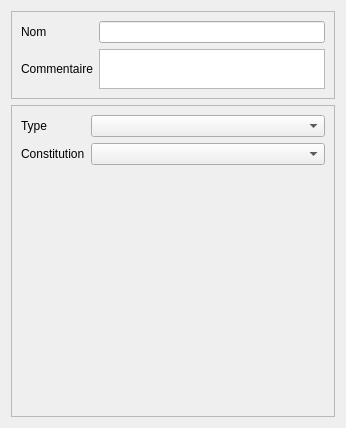
<?xml version="1.0" encoding="UTF-8"?>
<ui version="4.0">
 <class>Form</class>
 <widget class="QWidget" name="Form">
  <property name="geometry">
   <rect>
    <x>0</x>
    <y>0</y>
    <width>346</width>
    <height>428</height>
   </rect>
  </property>
  <property name="windowTitle">
   <string>Form</string>
  </property>
  <layout class="QVBoxLayout" name="verticalLayout" stretch="0,1">
   <item>
    <widget class="QFrame" name="frame_2">
     <property name="frameShape">
      <enum>QFrame::StyledPanel</enum>
     </property>
     <property name="frameShadow">
      <enum>QFrame::Raised</enum>
     </property>
     <layout class="QGridLayout" name="gridLayout">
      <item row="0" column="1">
       <widget class="QLineEdit" name="lineEdit_nom"/>
      </item>
      <item row="0" column="0">
       <widget class="QLabel" name="label_2">
        <property name="text">
         <string>Nom</string>
        </property>
       </widget>
      </item>
      <item row="1" column="1">
       <widget class="QTextBrowser" name="textBrowser_comm">
        <property name="maximumSize">
         <size>
          <width>16777215</width>
          <height>40</height>
         </size>
        </property>
        <property name="readOnly">
         <bool>false</bool>
        </property>
       </widget>
      </item>
      <item row="1" column="0">
       <widget class="QLabel" name="label_9">
        <property name="text">
         <string>Commentaire</string>
        </property>
       </widget>
      </item>
     </layout>
    </widget>
   </item>
   <item>
    <widget class="QFrame" name="frame">
     <property name="frameShape">
      <enum>QFrame::StyledPanel</enum>
     </property>
     <property name="frameShadow">
      <enum>QFrame::Raised</enum>
     </property>
     <layout class="QFormLayout" name="formLayout">
      <item row="0" column="0">
       <widget class="QLabel" name="label">
        <property name="text">
         <string>Type</string>
        </property>
       </widget>
      </item>
      <item row="1" column="0">
       <widget class="QLabel" name="label_3">
        <property name="text">
         <string>Constitution</string>
        </property>
       </widget>
      </item>
      <item row="0" column="1">
       <widget class="QComboBox" name="comboBox_type"/>
      </item>
      <item row="1" column="1">
       <widget class="QComboBox" name="comboBox_contitution"/>
      </item>
     </layout>
    </widget>
   </item>
  </layout>
 </widget>
 <resources/>
 <connections/>
</ui>
